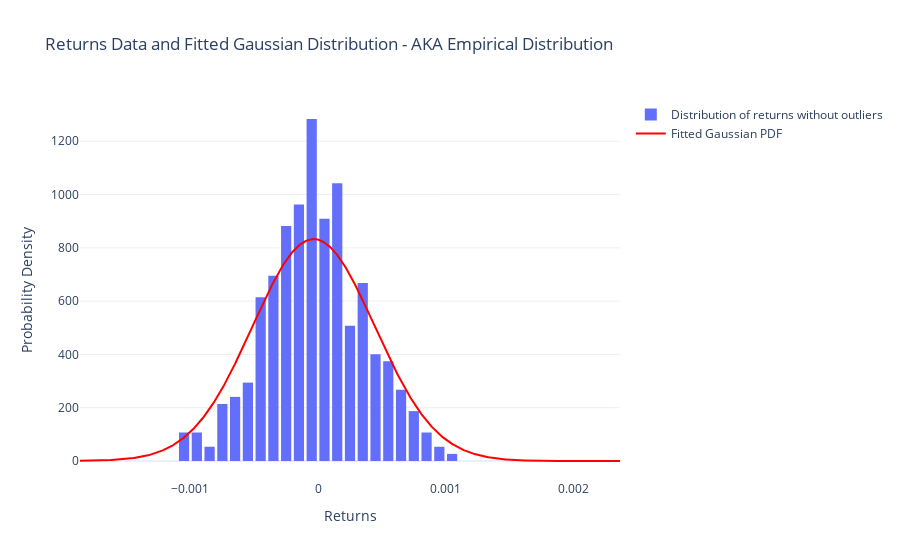

Write notebook code for a chart like this one.
### Markdown cell above
Substract the outliers Research

### Code cell
# Take the Outliers out of the returns using IQR method
Q1 = price_data['returns'].quantile(0.25)
Q3 = price_data['returns'].quantile(0.75)
IQR = Q3 - Q1
returns_no_outliers = price_data['returns'][(price_data['returns'] > (Q1 - 1.5 * IQR)) & (price_data['returns'] < (Q3 + 1.5 * IQR))]

# Plot the empirical distribution of the returns without outliers

hist_data_no_outliers = go.Histogram(x=returns_no_outliers, histnorm='probability density', name='Distribution of returns without outliers')
fig_gauss_no_outliers = go.Figure(data=[hist_data_no_outliers, gaussian_fit])
fig_gauss_no_outliers.update_layout(
    title='Returns Data and Fitted Gaussian Distribution - AKA Empirical Distribution',
    xaxis_title='Returns',
    yaxis_title='Probability Density',
    bargap=0.2,  # Space between bars
    template='plotly_white'  # Cleaner template
)
fig_gauss_no_outliers.show()


# use vriable gaussian_fit to plot the gaussian fit 
# Generate points for the Gaussian fit

# Run the Shapiro-Wilk test on the returns without outliers
shapiro_test_no_outliers = shapiro(returns_no_outliers)
print("Shapiro Test Statistic (No Outliers):", shapiro_test_no_outliers.pvalue)
if shapiro_test_no_outliers.pvalue < 0.05:
    print("Shapiro Test (No Outliers): The data is not normally distributed")
else:
    print("Shapiro Test (No Outliers): The data is normally distributed")

excess_kurtosis_no_outliers = returns_no_outliers.kurtosis()
print("Excess Kurtosis (No Outliers):", excess_kurtosis_no_outliers)

fig_gauss.show()

### Figure 1 — Plotly figure (JSON) as saved in the notebook; plotly's stock layout.template omitted (floating-point values rounded to 4 significant figures; data arrays with more than 128 entries replaced by an {"elided": "..."} marker saying what was removed)
{"data": [{"histnorm": "probability density", "name": "Distribution of returns without outliers", "type": "histogram", "x": {"elided": "374 float values"}}, {"line": {"color": "red", "width": 2}, "mode": "lines", "name": "Fitted Gaussian PDF", "type": "scatter", "x": {"elided": "1000 float values"}, "y": {"elided": "1000 float values"}}], "layout": {"bargap": 0.2, "title": {"text": "Returns Data and Fitted Gaussian Distribution - AKA Empirical Distribution"}, "xaxis": {"title": {"text": "Returns"}}, "yaxis": {"title": {"text": "Probability Density"}}}}
